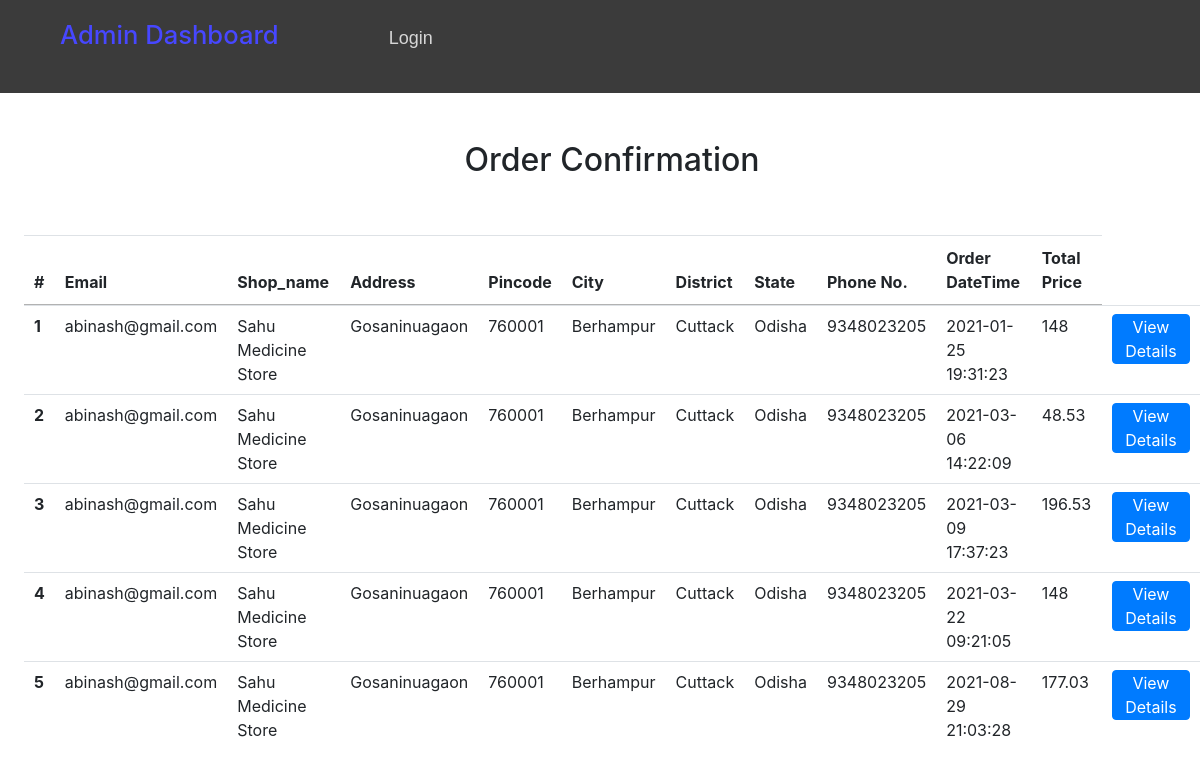
The page /adminManageOrder.php on the database its author committed.
### tables this page shows
CREATE TABLE `shop_details` (
  `shop_id` int(5) NOT NULL,
  `email_id` varchar(50) NOT NULL,
  `shop_name` varchar(255) NOT NULL,
  `street` varchar(255) NOT NULL,
  `pincode` int(6) NOT NULL,
  `city` varchar(255) NOT NULL,
  `district` varchar(255) NOT NULL,
  `state` varchar(255) NOT NULL,
  `phone_no` bigint(10) NOT NULL
);

CREATE TABLE `order` (
  `order_id` int(5) NOT NULL,
  `shop_id` int(5) NOT NULL,
  `order_dandt` datetime NOT NULL DEFAULT current_timestamp(),
  `total_price` float NOT NULL
);

### adminManageOrder.php (the view, shortened to what this page needs)
<?php
include 'db_connect.php';
?>
<!doctype html>
<html lang="en">
<head>
    <link rel="stylesheet" href="https://cdn.jsdelivr.net/npm/bootstrap@4.5.3/dist/css/bootstrap.min.css">
    <link rel="stylesheet" href="//cdn.datatables.net/1.10.23/css/jquery.dataTables.min.css">
</head>
<body>
    <?php include 'adminSideBar.php'; ?>
    <div class="pl-4 my-5">
        <h2 class="pb-5 text-center">Order Confirmation</h2>
        <table class="table" id="myTable">
            <thead>
                <tr>
                    <th scope="col">#</th>
                    <th scope="col">Email</th>
                    <th scope="col">Shop_name</th>
                    <th scope="col">Address</th>
                    <th scope="col">Pincode</th>
                    <th scope="col">City</th>
                    <th scope="col">District</th>
                    <th scope="col">State</th>
                    <th scope="col">Phone No.</th>
                    <th scope="col">Order DateTime</th>
                    <th scope="col">Total Price</th>
                </tr>
            </thead>
            <tbody>
                <?php
                $sl_no = 1;
                $sql = "SELECT * FROM `order`";
                $result = mysqli_query($conn, $sql);
                while ($row = mysqli_fetch_assoc($result)) {
                    $sql1 = "SELECT * FROM `shop_details`";
                    $result1 = mysqli_query($conn, $sql1);
                    while ($row1 = mysqli_fetch_assoc($result1)) {
                        if ($row['shop_id'] == $row1['shop_id']) {
                            echo '<tr>
                                    <th scope="row">' . $sl_no . '</th>
                                    <td>' . $row1['email_id'] . '</td>
                                    <td>' . $row1['shop_name'] . '</td>
                                    <td>' . $row1['street'] . '</td>
                                    <td>' . $row1['pincode'] . '</td>
                                    <td>' . $row1['city'] . '</td>
                                    <td>' . $row1['district'] . '</td>
                                    <td>' . $row1['state'] . '</td>
                                    <td>' . $row1['phone_no'] . '</td>
                                    <td>' . $row['order_dandt'] . '</td>
                                    <td>' . $row['total_price'] . '</td>
                                    <td> <form action="adminManageOrder.php" method="POST" class="d-inline">
                                            <button type="submit" name="details" value="' . $row['order_id'] . '" class="btn btn-md btn-primary py-0">View Details</button>
                                        </form> </td>
                                </tr>';
                        }
                    }
                    $sl_no++;
                }
                ?>
            </tbody>
        </table>
    </div>
</body>
</html>

### adminSideBar1.css (style rules this page uses)
* { margin: 0; padding: 0; box-sizing: border-box; }

### rows shown on the page
order: order_dandt "2021-01-25 19:31:23", total_price "148"
shop_details: email "abinash@gmail.com", shop_name "Sahu Medicine Store", street "Gosaninuagaon", pincode "760001", city "Berhampur", district "Cuttack", state "Odisha", phone_no "9348023205", $row['order_id'] 18 (drawn), $row['order_id'] 19 (drawn), $row['order_id'] 20 (drawn), $row['order_id'] 21 (drawn), $row['order_id'] 22 (drawn)
order: order_dandt "2021-03-06 14:22:09", total_price "48.53"
order: order_dandt "2021-03-09 17:37:23", total_price "196.53"
order: order_dandt "2021-03-22 09:21:05", total_price "148"
order: order_dandt "2021-08-29 21:03:28", total_price "177.03"
